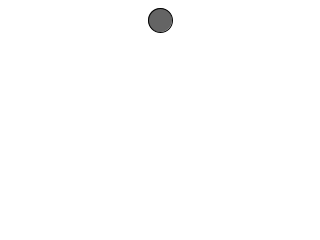
Frame 1 (no input)
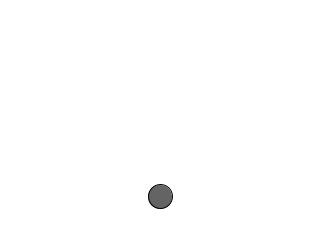
Frame 60 (the mouse pressed at the canvas centre just before this capture)
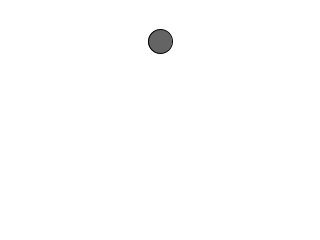
Frame 120 (the mouse held since frame 60 and released just before this capture)

The Processing sketch that drew these frames (run headless with seeded random() and noise(); from frame 60 on, the mouse is pressed at the canvas centre):

// Processing sketch: PhysicsExample
// ── PhysicsExample.pde
Body b;

float gravity = 0.1;  

void setup() {
  size(320,240);
  b = new Body();
}

void draw() {
  background(255);
  b.update();
  b.display();
  b.edges();
}









// ── Body.pde


class Body {

  float x; 
  float y; 
  float yspeed = 0;   // speed of square

  Body() {
    x = width/2;
    y = 20;
  }
  

  void update() {
    y = y + yspeed;
    yspeed = yspeed + gravity;
  }

  void edges() {
    if (y > height) {
      yspeed = yspeed * -0.95;
    }
  }

  void display() {
    fill(100);
    stroke(0);
    ellipse(x, y, 24, 24);
  }
}
